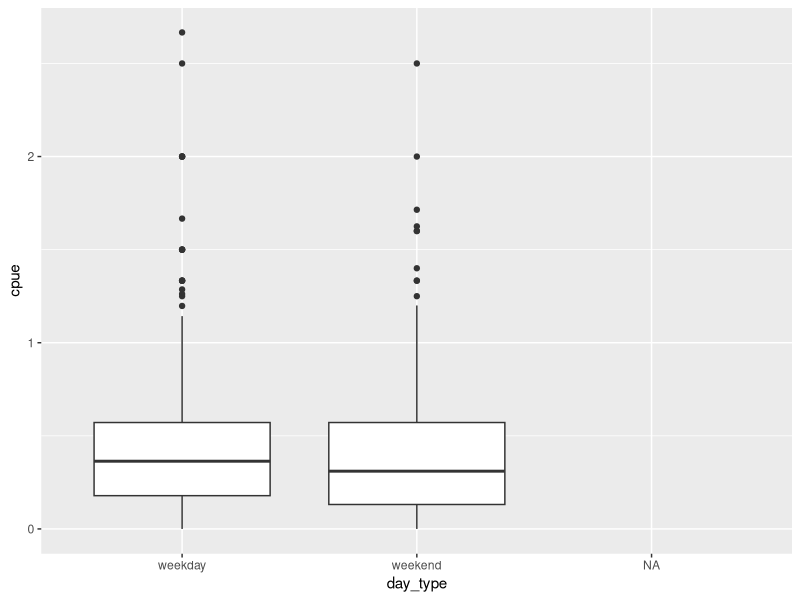
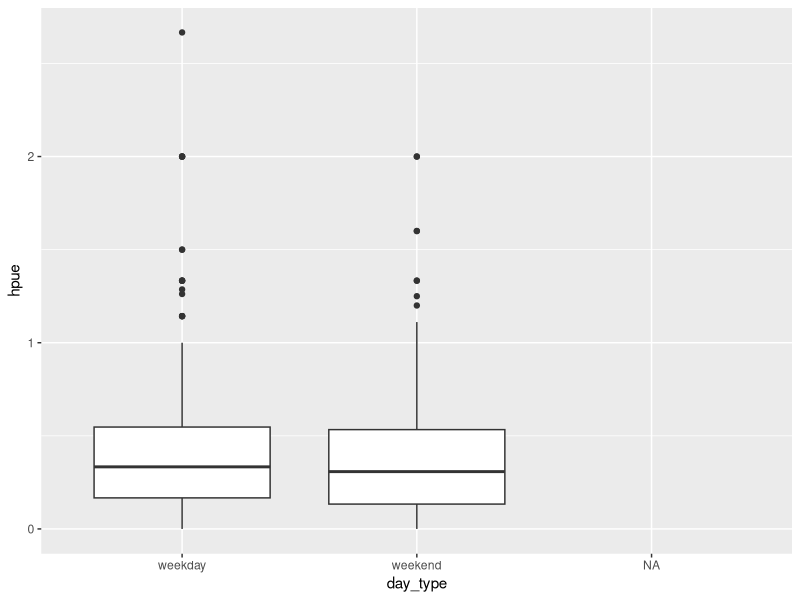
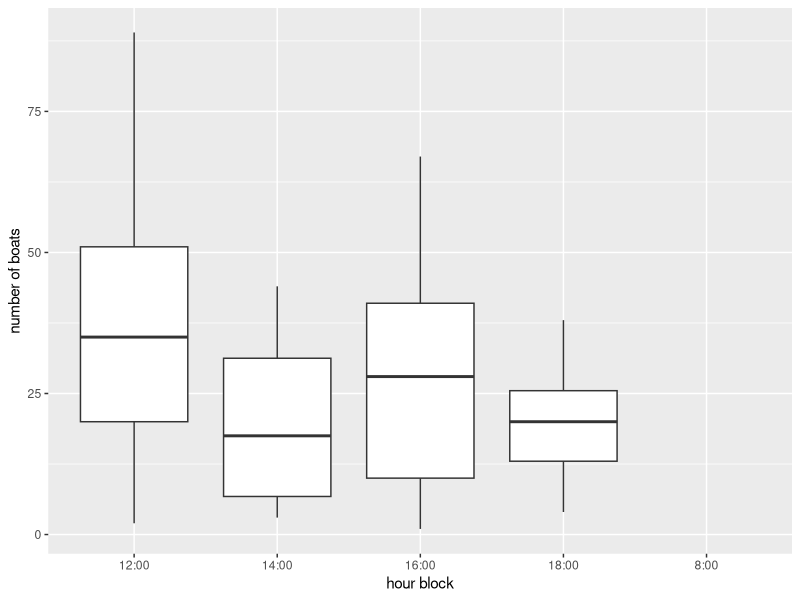

Reproduce these figures in R, in order.
library(tidyverse)
library(readxl)

creel_2023 <- read_csv("data/2023 creel data.csv")
boatcounts <- read_csv("data/boatcounts.csv")
interviews_bydate <- read_csv("data/interviews_bydate.csv")
boat_eff <- read_csv("data/boat_effort.csv")

creel_2023 <- creel_2023 %>%
  subset(Date!= "Totals") %>%
  subset(!is.na(Date)) %>%
  select(-c(CPUE, HPUE)) %>%
  rename(sockeye_killed = `Catch Killed`, rainbow_killed = `...14`, laketrout_killed = `...15`,
         whitefish_killed = `...16`, burbot_killed = `...17`, coho_killed = `...18`,
         sockeye_rel = `Catch Released`, rainbow_rel = `...20`, laketrout_rel = `...21`,
         whitefish_rel = `...22`, burbot_rel = `...23`, coho_rel = `...24`, total_sk_catch = `Total Sk Catch + Rel`,
         total_eff = `No Anglers X Hrs fished`) %>%
  mutate(cpue = as.numeric(total_sk_catch)/as.numeric(total_eff),
         hpue = as.numeric(sockeye_killed)/as.numeric(total_eff))


# fixed CPUE and HPUE calculations
# separate CPUE and HPUE estimates by day_type:
weekdays <- creel_2023 %>%
  filter(day_type == "weekday")
mean(weekdays$cpue, na.rm = T)
mean(weekdays$hpue, na.rm = T)

weekends <- creel_2023 %>%
  filter(day_type == "weekend")
mean(weekends$cpue, na.rm = T)
mean(weekends$hpue, na.rm = T)

# Test whether CPUE and HPUE differ statistically between weekend and weekday
# creel surveys: t-test

t.test(cpue ~ day_type, data = creel_2023) # no significant difference

creel_2023 %>%
  ggplot(aes(x = day_type, y = cpue))+
  geom_boxplot()

t.test(hpue ~ day_type, data = creel_2023) # no significant difference

creel_2023 %>%
  ggplot(aes(x = day_type, y = hpue))+
  geom_boxplot()


# For each hour block, calculate % effort x boat effort -------------------
# use boatcounts data. 
hourly_boats <- boatcounts %>%
  pivot_longer(cols = `8:00`:`18:00`, names_to = "hour block", values_to = "number of boats")

hourly_boats %>%
  ggplot(aes(x = `hour block`, y = `number of boats`))+
  geom_boxplot()

# merge hourly_boats and creel_2023 by date 
# to get column for total daily fishing effort:
